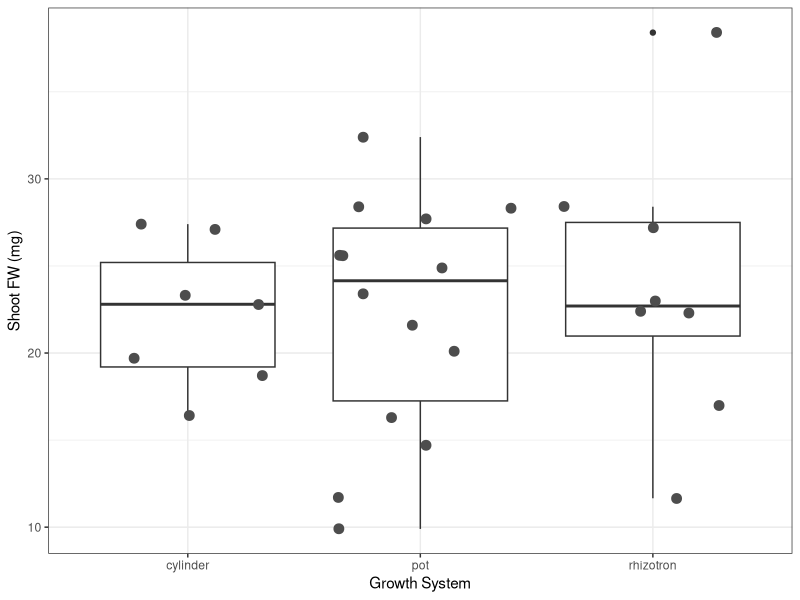

The R source for this figure: (Note: this script raises an error after producing the figure.)
## ---- chunk 1
library(tidyr)
library(dplyr)
library(RColorBrewer)
library(ggplot2)
library(magrittr)
## ---- chunk 2

exp_49 <- read.csv("data/Exp_49.csv")

exp_49 <- tbl_df(exp_49)

exp_49 %>% glimpse

exp_49 %>% tail
## ---- chunk 3
ggplot(exp_49, aes(factor(Growth_system), Shoot_FW)) +
        geom_boxplot() + geom_jitter(size=3, colour="gray30") +
        labs(x = "Growth System", y = "Shoot FW (mg)") +
        theme_bw()+
        ggsave("49_ShootFW.pdf", height = 8, width = 8, units = "cm", 
         useDingbats = FALSE)

ggplot(exp_49, aes(factor(Growth_system), Shoot_Area), colour=Growth_system) +
        geom_boxplot() + geom_jitter(size=3) +
        labs(x = "Growth System", y = "Leaf Area(cm2)") +
        theme_bw()
        ggsave("49_ShootArea.pdf", height = 8, width = 8, units = "cm", 
         useDingbats = FALSE)

ggplot(exp_49, aes(factor(Growth_system), PR_Length)) +
        geom_boxplot() + geom_jitter(size=3, colour="gray30") +
        labs(x = "Growth System", y = "PR lenght (cm)") +
        ggsave("49_PRLenght.pdf", height = 8, width = 8, units = "cm", 
         useDingbats = FALSE)

ggplot(exp_49, aes(factor(Growth_system), LR_number)) +
        geom_boxplot() + geom_jitter(size=3, colour="gray30") +
        labs(x = "Growth System", y = "Lateral root number") +
        ggsave("49_LRNumber.pdf", height = 8, width = 8, units = "cm", 
         useDingbats = FALSE)


ggplot(exp_49, aes(x=Shoot_FW, y=ShootArea, colour = Growth_system))  +
        geom_point(size=3) +
        geom_smooth(method = "lm", colour = "grey60") +
        labs(x = "Shoot FW (mg)", y = "ShootArea (cm2)")
ggsave("49_ShootFW_AreaCorr.pdf", height = 8, width = 8, units = "cm", 
         useDingbats = FALSE)
        

## ---- chunk 4

# Fresh Weight
anova_FW <- aov(exp_49$Shoot_FW ~ exp_49$Growth_system)
summary(anova_FW)

# PR_Lenght
anova_PR_Length <- aov(exp_49$PR_Lenght ~ exp_49$Growth_system)
summary(anova_PR_Length)

# LR_Number
anova_LR_number <- aov(exp_49$LR_number ~ exp_49$Growth_system)
summary(anova_LR_number)



## ---- chunk 5
# Load exp 39. 

exp_39 <- read.csv("data/Exp_39.csv")

exp_39 <- tbl_df(exp_39)

exp_39 %>% glimpse




ggplot(exp_39, aes(factor(growth_system), leaf_area)) +
        geom_boxplot() + geom_jitter(size=3, colour="gray30") +
        labs(x = "Growth System", y = "Leaf area (cm2)") +
        ggsave("39_leaf_area.pdf", height = 8, width = 8, units = "cm", 
        useDingbats = FALSE)

ggplot(exp_39, aes(factor(growth_system), shoot_fw)) +
        geom_boxplot() + geom_jitter(size=3, colour="gray30") +
        labs(x = "Growth System", y = "Shoot FW (mg)") +
        ggsave("39_shoot_fw.pdf", height = 8, width = 8, units = "cm", 
        useDingbats = FALSE)

ggplot(exp_39, aes(factor(growth_system), pr_length)) +
        geom_boxplot() + geom_jitter(size=3, colour="gray30") +
        labs(x = "Growth System", y = "PR length (mm)") +
        ggsave("39_pr_length.pdf", height = 8, width = 8, units = "cm", 
        useDingbats = FALSE)



# Fresh Weight
anova_FW <- aov(exp_39$shoot_fw ~ exp_39$growth_system)
summary(anova_FW)

# PR_Lenght
anova_PR_Length <- aov(exp_39$pr_lengh ~ exp_39$growth_system)
summary(anova_PR_Length)

# LR_Number
anova_leaf_area <- aov(exp_39$leaf_area ~ exp_39$growth_system)
summary(anova_leaf_area)

